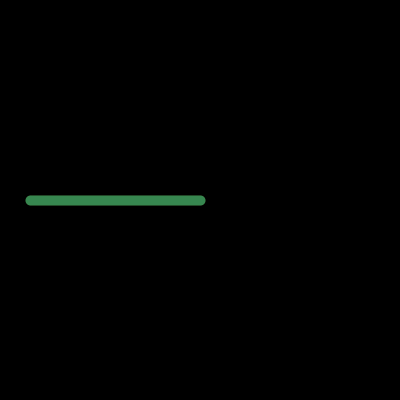
Frame 1 (no input)
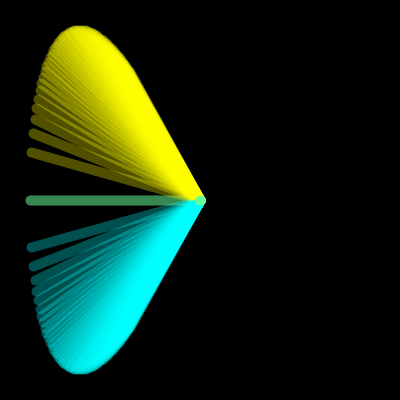
Frame 60 (the mouse pressed at the canvas centre just before this capture)
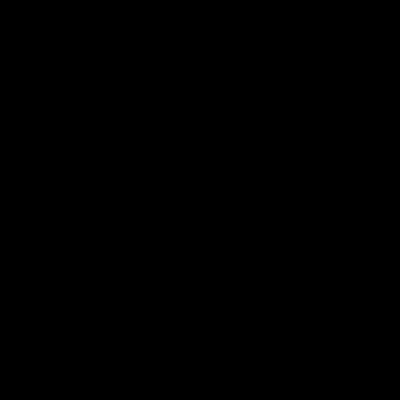
Frame 120 (the mouse held since frame 60 and released just before this capture)

The Processing sketch that drew these frames (run headless with seeded random() and noise(); from frame 60 on, the mouse is pressed at the canvas centre):

// Processing sketch: processing_47796
// ── processing_47796.pde

float xa = -1.0;
float ya;
float xb = -1.0;
float yb;

int n = 170;

void setup() {
  size(400, 400);
  background(0);

  smooth();
}

void draw() {
  strokeWeight(10);

  ya = xa * sqrt(1 - sq(xa));
  yb = -1 * xb * sqrt(1 - sq(xb));

  stroke(255, 255, 0, 80);
  line(width/2, height/2, n*xa+width/2, 2*n*ya+height/2); 
  stroke(0, 255, 255, 80);
  line(width/2, height/2, n*xb+width/2, 2*n*yb+height/2); 

  xa += 0.01;
  xb += 0.01;

  if (mousePressed == true || xa > 1.3 || xb > 1.3) {
    background(0);
    xa = -1.0;
    xb = -1.0;
  }
}
